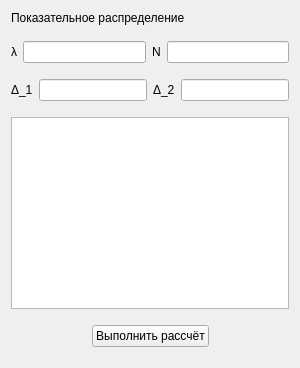
        <widget class="QWidget" name="page_1">
         <layout class="QVBoxLayout" name="verticalLayout_4">
          <item>
           <layout class="QVBoxLayout" name="verticalLayout_2">
            <item>
             <layout class="QVBoxLayout" name="page_0_vl_content_6" stretch="0,0,1,0,1,0,8,0,0,0">
              <item>
               <widget class="QLabel" name="label_4">
                <property name="text">
                 <string>Показательное распределение</string>
                </property>
               </widget>
              </item>
              <item>
               <spacer name="verticalSpacer_16">
                <property name="orientation">
                 <enum>Qt::Orientation::Vertical</enum>
                </property>
                <property name="sizeType">
                 <enum>QSizePolicy::Policy::Preferred</enum>
                </property>
                <property name="sizeHint" stdset="0">
                 <size>
                  <width>20</width>
                  <height>10</height>
                 </size>
                </property>
               </spacer>
              </item>
              <item>
               <layout class="QHBoxLayout" name="horizontalLayout_21">
                <item>
                 <widget class="QLabel" name="label_35">
                  <property name="text">
                   <string>λ</string>
                  </property>
                 </widget>
                </item>
                <item>
                 <widget class="QLineEdit" name="le_exponential_distribution_lamda_parameter"/>
                </item>
                <item>
                 <widget class="QLabel" name="label_37">
                  <property name="text">
                   <string>N</string>
                  </property>
                 </widget>
                </item>
                <item>
                 <widget class="QLineEdit" name="le_exponential_distribution_N_parameter"/>
                </item>
               </layout>
              </item>
              <item>
               <spacer name="verticalSpacer_17">
                <property name="orientation">
                 <enum>Qt::Orientation::Vertical</enum>
                </property>
                <property name="sizeType">
                 <enum>QSizePolicy::Policy::Preferred</enum>
                </property>
                <property name="sizeHint" stdset="0">
                 <size>
                  <width>20</width>
                  <height>10</height>
                 </size>
                </property>
               </spacer>
              </item>
              <item>
               <layout class="QHBoxLayout" name="horizontalLayout_25">
                <item>
                 <widget class="QLabel" name="label_38">
                  <property name="text">
                   <string>Δ_1</string>
                  </property>
                 </widget>
                </item>
                <item>
                 <widget class="QLineEdit" name="le_exponential_distribution_delta_1">
                  <property name="readOnly">
                   <bool>true</bool>
                  </property>
                 </widget>
                </item>
                <item>
                 <widget class="QLabel" name="label_39">
                  <property name="text">
                   <string>Δ_2</string>
                  </property>
                 </widget>
                </item>
                <item>
                 <widget class="QLineEdit" name="le_exponential_distribution_delta_2">
                  <property name="readOnly">
                   <bool>true</bool>
                  </property>
                 </widget>
                </item>
               </layout>
              </item>
              <item>
               <spacer name="verticalSpacer_18">
                <property name="orientation">
                 <enum>Qt::Orientation::Vertical</enum>
                </property>
                <property name="sizeType">
                 <enum>QSizePolicy::Policy::Preferred</enum>
                </property>
                <property name="sizeHint" stdset="0">
                 <size>
                  <width>20</width>
                  <height>10</height>
                 </size>
                </property>
               </spacer>
              </item>
              <item>
               <layout class="QHBoxLayout" name="horizontalLayout_26">
                <item>
                 <widget class="QTableWidget" name="tw_exponential_distribution_result"/>
                </item>
               </layout>
              </item>
              <item>
               <spacer name="verticalSpacer_23">
                <property name="orientation">
                 <enum>Qt::Orientation::Vertical</enum>
                </property>
                <property name="sizeType">
                 <enum>QSizePolicy::Policy::Preferred</enum>
                </property>
                <property name="sizeHint" stdset="0">
                 <size>
                  <width>20</width>
                  <height>10</height>
                 </size>
                </property>
               </spacer>
              </item>
              <item>
               <layout class="QHBoxLayout" name="horizontalLayout_22">
                <item>
                 <spacer name="horizontalSpacer_12">
                  <property name="orientation">
                   <enum>Qt::Orientation::Horizontal</enum>
                  </property>
                  <property name="sizeHint" stdset="0">
                   <size>
                    <width>40</width>
                    <height>20</height>
                   </size>
                  </property>
                 </spacer>
                </item>
                <item>
                 <widget class="QPushButton" name="pb_exponential_distribution_calculate">
                  <property name="text">
                   <string>Выполнить рассчёт</string>
                  </property>
                 </widget>
                </item>
                <item>
                 <spacer name="horizontalSpacer_13">
                  <property name="orientation">
                   <enum>Qt::Orientation::Horizontal</enum>
                  </property>
                  <property name="sizeHint" stdset="0">
                   <size>
                    <width>40</width>
                    <height>20</height>
                   </size>
                  </property>
                 </spacer>
                </item>
               </layout>
              </item>
              <item>
               <spacer name="verticalSpacer_25">
                <property name="orientation">
                 <enum>Qt::Orientation::Vertical</enum>
                </property>
                <property name="sizeType">
                 <enum>QSizePolicy::Policy::Preferred</enum>
                </property>
                <property name="sizeHint" stdset="0">
                 <size>
                  <width>20</width>
                  <height>10</height>
                 </size>
                </property>
               </spacer>
              </item>
             </layout>
            </item>
           </layout>
          </item>
         </layout>
        </widget>
